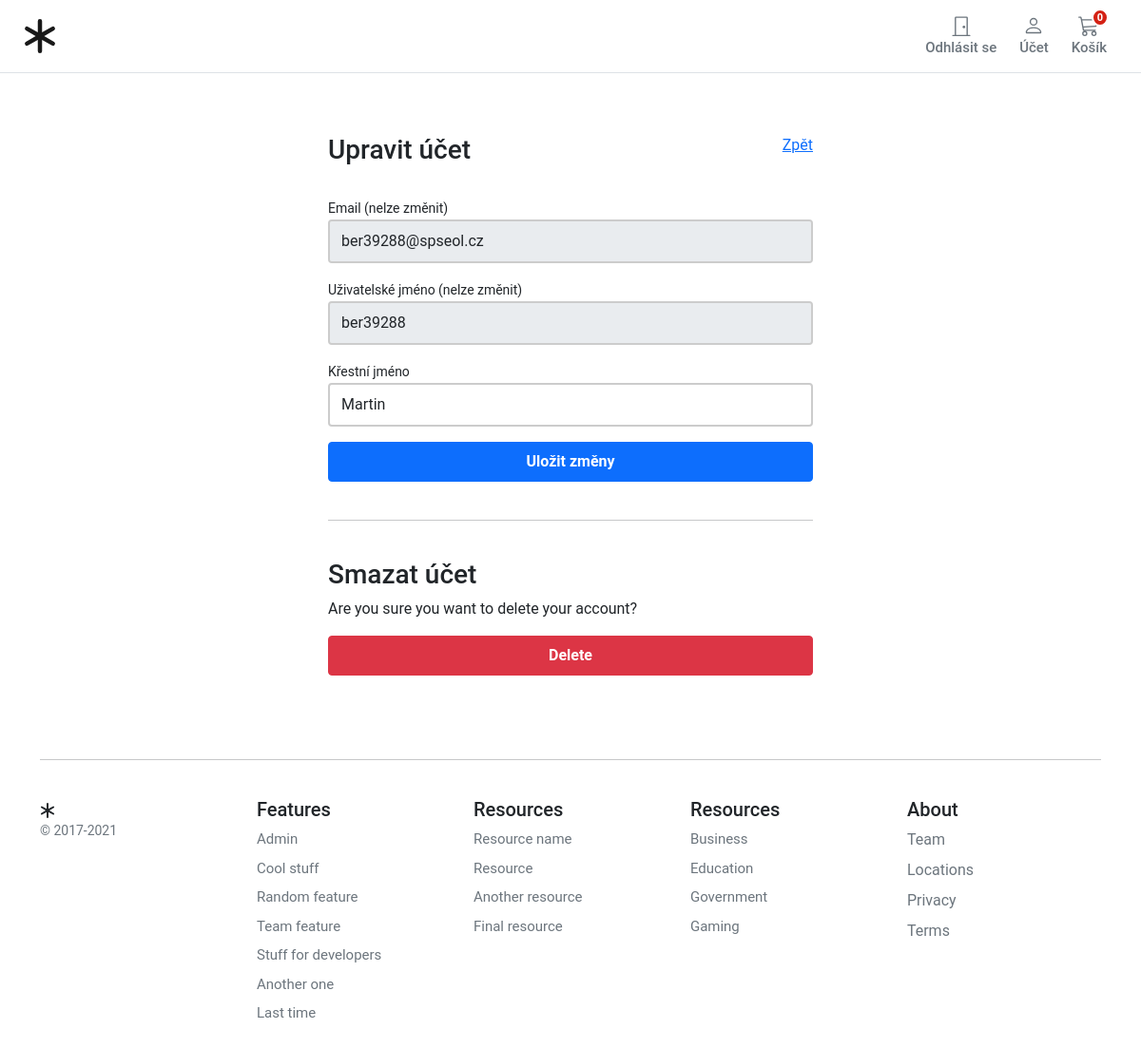
Page /account/profile/edit/ (signed in) on the earlier database version.
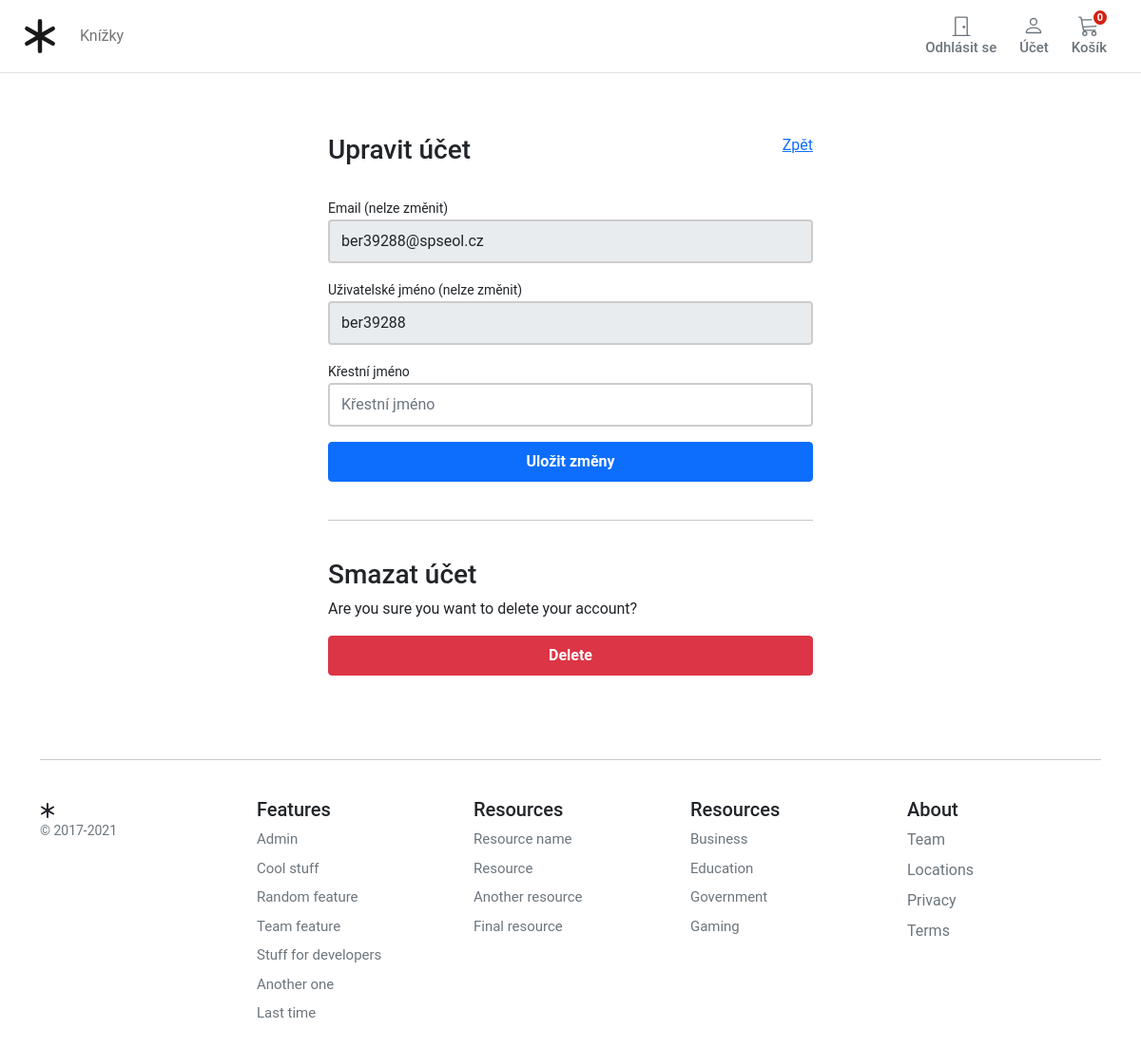
Same page on the later database version.
### account/models.py (models this page shows, shortened)
class UserBase(AbstractBaseUser, PermissionsMixin):
    email = models.EmailField(_('email address'), unique=True)
    user_name = models.CharField(max_length=150, unique=True)
    first_name = models.CharField(max_length=50, blank=True)
    last_name = models.CharField(max_length=50, blank=True)
    about = models.TextField(_(
        'about'), max_length=500, blank=True)
    country = CountryField()
    phone_number = models.CharField(max_length=15, blank=True)
    postcode = models.CharField(max_length=12, blank=True)
    address_line_1 = models.CharField(max_length=150, blank=True)
    address_line_2 = models.CharField(max_length=150, blank=True)
    town_city = models.CharField(max_length=150, blank=True)
    is_active = models.BooleanField(default=False)
    is_staff = models.BooleanField(default=False)
    created = models.DateTimeField(auto_now_add=True)
    updated = models.DateTimeField(auto_now=True)
    objects = CustomAccountManager()
    USERNAME_FIELD = 'email'
    REQUIRED_FIELDS = ['user_name']
    class Meta:
        verbose_name = "Accounts"
        verbose_name_plural = "Accounts"

### store/models.py (models this page shows, shortened)
class Category(MPTTModel):
    name = models.CharField(
        verbose_name=("Category Name"),
        help_text=("Required and unique"),
        max_length=255,
        unique=True,
    )
    slug = models.SlugField(verbose_name=("Category safe URL"), max_length=255, unique=True)
    parent = TreeForeignKey("self", on_delete=models.CASCADE, null=True, blank=True, related_name="children")
    is_active = models.BooleanField(default=True)
    class MPTTMeta:
        order_insertion_by = ["name"]
    class Meta:
        verbose_name = ("Category")
        verbose_name_plural = ("Categories")
    def get_absolute_url(self):
        return reverse("store:category_list", args=[self.slug])

### account/views.py (the view)
# urls.py: path('profile/edit/', views.edit_details, name='edit_details'),
@login_required
def edit_details(request):
    if request.method == 'POST':
        user_form = UserEditForm(instance=request.user, data=request.POST)
        if user_form.is_valid():
            user_form.save()
    else:
        user_form = UserEditForm(instance=request.user)
    return render(request, 'account/dashboard/edit_details.html', {'user_form': user_form})

### account/forms.py
class UserEditForm(forms.ModelForm):
    email = forms.EmailField(
        label='Email (nelze změnit)', max_length=200, widget=forms.TextInput(
            attrs={'class': 'form-control mb-3', 'placeholder': 'Email', 'id': 'form-email', 'readonly': 'readonly'}))
    user_name = forms.CharField(
        label='Uživatelské jméno (nelze změnit)', max_length=50, widget=forms.TextInput(
            attrs={'class': 'form-control mb-3', 'placeholder': 'Uživatelské jméno', 'id': 'form-username', 'readonly': 'readonly'}))
    first_name = forms.CharField(
        label='Křestní jméno', min_length=4, max_length=50, widget=forms.TextInput(
            attrs={'class': 'form-control mb-3', 'placeholder': 'Křestní jméno', 'id': 'form-firstname'}))
    class Meta:
        model = UserBase
        fields = ('email', 'user_name', 'first_name',)
    def __init__(self, *args, **kwargs):
        super().__init__(*args, **kwargs)
        self.fields['email'].required = True
        self.fields['user_name'].required = True
        self.fields['first_name'].required = True

### basket/basket.py (called while the page is built)
    def __len__(self):
        return sum(item['qty'] for item in self.basket.values())

### basket/context_processors.py (called while the page is built)
def basket(request):
    return {'basket': Basket(request)}

### store/context_processors.py (called while the page is built)
def categories(request):
    return {
        'categories': Category.objects.filter(level=0)
    }

### templates/account/dashboard/edit_details.html (shortened to what this page needs)
{% extends "../sub_base.html" %}
{% block sub_content %}
<form class="account-form px-4" method="post" enctype="multipart/form-data">
  <div class="col-12 d-flex justify-content-between">
    <h3>Upravit účet</h3>
    <div><a href="{% url "account:dashboard" %}">Zpět</a></div>
  </div>
  <br>
  <label class="small font-weight-bold">{{ user_form.email.label}}</label>
  {{ user_form.email }}
  <label class="small font-weight-bold">{{ user_form.user_name.label}}</label>
  {{ user_form.user_name }}
  <label class="small font-weight-bold">{{ user_form.first_name.label}}</label>
  {{ user_form.first_name }}
  <button class="btn btn-primary btn-block py-2 mb-4 fw-bold w-100" type="submit" value="Save changes">Uložit
    změny</button>
  <hr class="mb-3">
</form>
<form class="account-form px-4" action="{% url "account:delete_user" %}" method="post">
  <p class=" h3 pt-4 font-weight-bold">Smazat účet</p>
  <p>Are you sure you want to delete your account?</p>
  <button type="submit" role="button" class="btn btn-danger btn-block py-2 mb-4 fw-bold w-100">Delete</button>
</form>
{% endblock %}

### templates/account/sub_base.html
{% extends "../base.html" %}
{% load static %}
{% block stylesheet %}{% static 'account/css/account.css' %}{% endblock %}
{% block content %}
<div class="container-fluid">
  <div class="login d-flex align-items-center">
    <div class="container">
      <div class="col-12 col-lg-6  mx-auto">
        {% block sub_content %}{% endblock %}
      </div>
    </div>
  </div>
</div>
{% endblock %}

### templates/base.html (shortened to what this page needs)
{% load static %}
<!DOCTYPE html>
<html>
<head>
  <link href="https://cdn.jsdelivr.net/npm/bootstrap@5.0.0-beta1/dist/css/bootstrap.min.css" rel="stylesheet"
>
  <link rel="stylesheet" href="{% static 'core/css/base.css' %}">
  <link rel="stylesheet" href="{% block stylesheet %}{% endblock %}">
</head>
<body>
  <header class="pb-3">
    <nav class="navbar navbar-expand-md navbar-light bg-white border-bottom">
      <div class="container-fluid px-md-4">
        <div class="d-flex w-100 navbar-collapse">
          <a class="navbar-brand d-flex-inline" href="/">
          </a>
          <ul class="navbar-nav me-auto mb-md-0 ">
            <li class="nav-item dropdown">
              {% for c in categories %}
            <li class="nav-item collapse navbar-collapse">
              <a class="nav-link" href="{{ c.get_absolute_url }}">{{ c.name|title }}</a>
            </li>
            {% endfor %}
            </li>
          </ul>
          {% if user.is_authenticated %}
          <a type="button" role="button" href="{% url "account:logout" %}"
            class="btn btn-outline-secondary border-0 basket-btn">
            <div>
              <svg xmlns="http://www.w3.org/2000/svg" width="22" height="22" fill="currentColor"
                class="bi bi-door-closed" viewBox="0 0 16 16">
                <path
                  d="M3 2a1 1 0 0 1 1-1h8a1 1 0 0 1 1 1v13h1.5a.5.5 0 0 1 0 1h-13a.5.5 0 0 1 0-1H3V2zm1 13h8V2H4v13z" />
                <path d="M9 9a1 1 0 1 0 2 0 1 1 0 0 0-2 0z" />
              </svg>
            </div>
            <span class="fs15 fw500">Odhlásit se</span>
          </a>
          <a type="button" role="button" href="{% url "account:dashboard" %}"
            class="btn btn-outline-secondary border-0 basket-btn">
            <div>
            </div>
            <span class="fs15 fw500">Účet</span>
          </a>
          {% endif %}
          <a type="button" role="button" href="{% url "basket:basket_summary" %}"
            class="btn btn-outline-secondary border-0 basket-btn">
            {% with total_qty=basket|length %}
            <div id="basket-qty" class="basket-qty">
              {% if total_qty > 0 %}
              {{ total_qty }}
              {% else %}
              0
              {% endif %}
            </div>
            {% endwith %}
            <div>
            </div>
            <span class="fs15 fw500">Košík</span>
          </a>
        </div>
      </div>
    </nav>
  </header>
  <main class="pt-5">
    <div id="content">{% block content %} {% endblock %}</div>
  </main>
  <footer class="container py-5 footer">
    <hr>
    <div class="row pt-4">
      <div class="col-12 col-md">
        <small class="d-block mb-3 text-muted">&copy; 2017-2021</small>
      </div>
      <div class="col-6 col-md fs15">
        <h5>Features</h5>
        <ul class="list-unstyled">
          {% if user.is_staff %}
          <li><a class="link-secondary text-decoration-none" href="/admin/">Admin</a></li>
          {% endif %}
          <li><a class="link-secondary text-decoration-none" href="#">Cool stuff</a></li>
          <li><a class="link-secondary text-decoration-none" href="#">Random feature</a></li>
          <li><a class="link-secondary text-decoration-none" href="#">Team feature</a></li>
          <li><a class="link-secondary text-decoration-none" href="#">Stuff for developers</a></li>
          <li><a class="link-secondary text-decoration-none" href="#">Another one</a></li>
          <li><a class="link-secondary text-decoration-none" href="#">Last time</a></li>
        </ul>
      </div>
      <div class="col-6 col-md fs15">
        <h5>Resources</h5>
        <ul class="list-unstyled">
          <li><a class="link-secondary text-decoration-none" href="#">Resource name</a></li>
          <li><a class="link-secondary text-decoration-none" href="#">Resource</a></li>
          <li><a class="link-secondary text-decoration-none" href="#">Another resource</a></li>
          <li><a class="link-secondary text-decoration-none" href="#">Final resource</a></li>
        </ul>
      </div>
      <div class="col-6 col-md fs15">
        <h5>Resources</h5>
        <ul class="list-unstyled">
          <li><a class="link-secondary text-decoration-none" href="#">Business</a></li>
          <li><a class="link-secondary text-decoration-none" href="#">Education</a></li>
          <li><a class="link-secondary text-decoration-none" href="#">Government</a></li>
          <li><a class="link-secondary text-decoration-none" href="#">Gaming</a></li>
        </ul>
      </div>
      <div class="col-6 col-md">
        <h5>About</h5>
        <ul class="list-unstyled">
          <li><a class="link-secondary text-decoration-none" href="#">Team</a></li>
          <li><a class="link-secondary text-decoration-none" href="#">Locations</a></li>
          <li><a class="link-secondary text-decoration-none" href="#">Privacy</a></li>
          <li><a class="link-secondary text-decoration-none" href="#">Terms</a></li>
        </ul>
      </div>
    </div>
  </footer>
</body>
</html>

### static/core/css/base.css (style rules this page uses)
html, body, p, div { letter-spacing: -0.02px; font-family: 'Roboto', sans-serif; }
.fs15 { font-size: 0.9375rem; }
.fw500 { font-weight: 500; }
.basket-qty { color: #fff; background: #d42114; border: 2px solid #fff; border-radius: 50%; text-align: center; font-size: 11px; height: 15px; width: 14px; position: absolute; box-sizing: content-box; font-weight: 600; top: 1px; right: 10px; }
.basket-btn { position: relative; }
.footer>div>div>ul>li { padding-bottom: 8px; }

### static/account/css/account.css (style rules this page uses)
.account-form input { border: 2px solid #ccc; height: calc(2em + .75rem + 2px); }

Differences in the rows shown:
now on this page (row edited): Category: name "Knížky"
changed UserBase "ber39288@spseol.cz": first_name "Martin" → (not shown)
